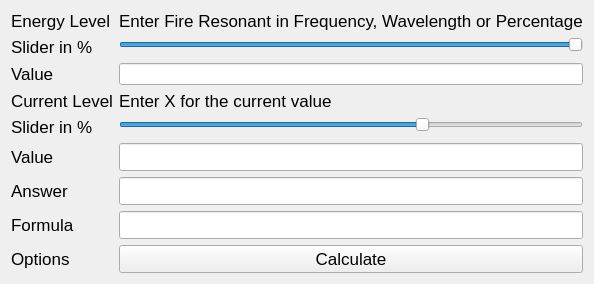
      <widget class="QWidget" name="tabEnergy">
       <attribute name="title">
        <string>Energy</string>
       </attribute>
       <layout class="QVBoxLayout" name="verticalLayout_5">
        <item>
         <layout class="QFormLayout" name="formLayoutEnergy">
          <item row="0" column="0">
           <widget class="QLabel" name="labelEnergyEnergyLevel">
            <property name="font">
             <font>
              <pointsize>13</pointsize>
             </font>
            </property>
            <property name="text">
             <string>Energy Level</string>
            </property>
           </widget>
          </item>
          <item row="0" column="1">
           <widget class="QLabel" name="labelEnergyEnergyTitle">
            <property name="font">
             <font>
              <pointsize>13</pointsize>
             </font>
            </property>
            <property name="text">
             <string>Enter Fire Resonant in Frequency, Wavelength or Percentage</string>
            </property>
           </widget>
          </item>
          <item row="1" column="0">
           <widget class="QLabel" name="labelEnergyFireSlider">
            <property name="font">
             <font>
              <pointsize>13</pointsize>
             </font>
            </property>
            <property name="text">
             <string>Slider in %</string>
            </property>
           </widget>
          </item>
          <item row="1" column="1">
           <widget class="QSlider" name="horizontalSliderEnergyEnergy">
            <property name="minimum">
             <number>0</number>
            </property>
            <property name="maximum">
             <number>100</number>
            </property>
            <property name="value">
             <number>100</number>
            </property>
            <property name="orientation">
             <enum>Qt::Horizontal</enum>
            </property>
           </widget>
          </item>
          <item row="2" column="0">
           <widget class="QLabel" name="labelEnergyFireText">
            <property name="font">
             <font>
              <pointsize>13</pointsize>
             </font>
            </property>
            <property name="text">
             <string>Value</string>
            </property>
           </widget>
          </item>
          <item row="2" column="1">
           <widget class="QLineEdit" name="lineEditEnergyEnergy">
            <property name="inputMask">
             <string notr="true"/>
            </property>
            <property name="text">
             <string notr="true"/>
            </property>
            <property name="placeholderText">
             <string notr="true"/>
            </property>
           </widget>
          </item>
          <item row="3" column="0">
           <widget class="QLabel" name="labelEnergyLevelCurrent">
            <property name="font">
             <font>
              <pointsize>13</pointsize>
             </font>
            </property>
            <property name="text">
             <string>Current Level</string>
            </property>
           </widget>
          </item>
          <item row="3" column="1">
           <widget class="QLabel" name="labelEnergyTitle">
            <property name="font">
             <font>
              <pointsize>13</pointsize>
             </font>
            </property>
            <property name="text">
             <string>Enter X for the current value</string>
            </property>
           </widget>
          </item>
          <item row="4" column="0">
           <widget class="QLabel" name="labelEnergySlider">
            <property name="font">
             <font>
              <pointsize>13</pointsize>
             </font>
            </property>
            <property name="text">
             <string>Slider in %</string>
            </property>
           </widget>
          </item>
          <item row="4" column="1">
           <widget class="QSlider" name="horizontalSliderEnergyCurrent">
            <property name="maximum">
             <number>100</number>
            </property>
            <property name="value">
             <number>66</number>
            </property>
            <property name="orientation">
             <enum>Qt::Horizontal</enum>
            </property>
           </widget>
          </item>
          <item row="5" column="0">
           <widget class="QLabel" name="labelEnergyCurrentValue">
            <property name="font">
             <font>
              <pointsize>13</pointsize>
             </font>
            </property>
            <property name="text">
             <string>Value</string>
            </property>
           </widget>
          </item>
          <item row="5" column="1">
           <widget class="QLineEdit" name="lineEditEnergyCurrent">
            <property name="font">
             <font>
              <pointsize>13</pointsize>
             </font>
            </property>
            <property name="inputMask">
             <string notr="true"/>
            </property>
            <property name="text">
             <string notr="true"/>
            </property>
            <property name="placeholderText">
             <string notr="true"/>
            </property>
           </widget>
          </item>
          <item row="6" column="0">
           <widget class="QLabel" name="labelEnergyAnswer">
            <property name="font">
             <font>
              <pointsize>13</pointsize>
             </font>
            </property>
            <property name="text">
             <string>Answer</string>
            </property>
           </widget>
          </item>
          <item row="6" column="1">
           <widget class="QLineEdit" name="lineEditEnergyAnswer">
            <property name="font">
             <font>
              <pointsize>13</pointsize>
             </font>
            </property>
            <property name="inputMask">
             <string notr="true"/>
            </property>
            <property name="text">
             <string notr="true"/>
            </property>
            <property name="placeholderText">
             <string notr="true"/>
            </property>
           </widget>
          </item>
          <item row="8" column="0">
           <widget class="QLabel" name="labelEnergyOptions">
            <property name="font">
             <font>
              <pointsize>13</pointsize>
             </font>
            </property>
            <property name="text">
             <string>Options</string>
            </property>
           </widget>
          </item>
          <item row="8" column="1">
           <widget class="QPushButton" name="pushButtonEnergyCalc">
            <property name="font">
             <font>
              <pointsize>13</pointsize>
             </font>
            </property>
            <property name="text">
             <string>Calculate</string>
            </property>
           </widget>
          </item>
          <item row="7" column="0">
           <widget class="QLabel" name="labelEnergyFormula">
            <property name="font">
             <font>
              <pointsize>13</pointsize>
             </font>
            </property>
            <property name="text">
             <string>Formula</string>
            </property>
           </widget>
          </item>
          <item row="7" column="1">
           <widget class="QLineEdit" name="lineEditEnergyFormula">
            <property name="font">
             <font>
              <pointsize>13</pointsize>
             </font>
            </property>
            <property name="inputMask">
             <string notr="true"/>
            </property>
            <property name="text">
             <string notr="true"/>
            </property>
            <property name="placeholderText">
             <string notr="true"/>
            </property>
           </widget>
          </item>
         </layout>
        </item>
       </layout>
      </widget>
